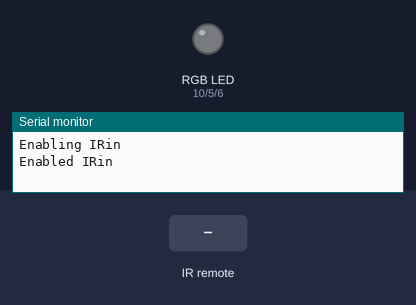
This sketch was run on a simulated Arduino Uno, built with avr-gcc and run on an emulated ATmega328P. Shown: an RGB LED mixed from three pins (HIGH = lit), the last lines printed to the serial monitor. Dashed ring = blinking. The inputs (shaded band) are chosen by the test bench.

Above: at 1.2 s.
1.3 s: infrared code 0xFFB24D received
At 1.49 s:
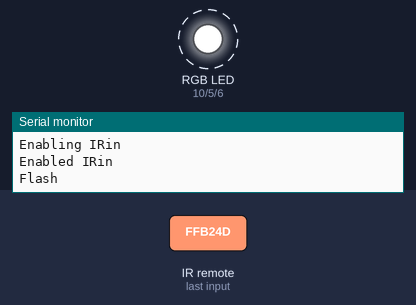
4.3 s: infrared code 0xFF00FF received
7.3 s: infrared code 0xFFF807 received
At 7.9 s:
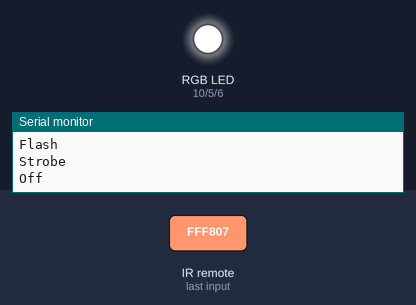
8.8 s: infrared code 0xFFB04F received
At 8.95 s:
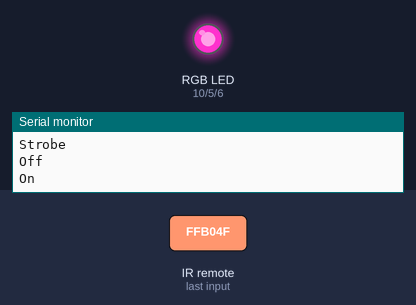
11.8 s: infrared code 0xFFB847 received
17.8 s: infrared code 0xFF58A7 received
At 21.2 s:
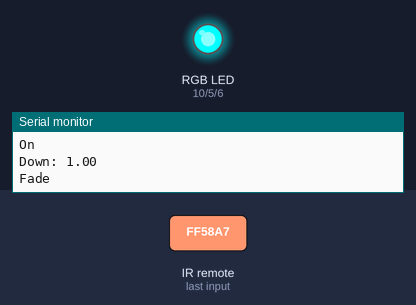
Timing chart, 0 to 21.8 s (numbered marks = the images above; inputs shaded):
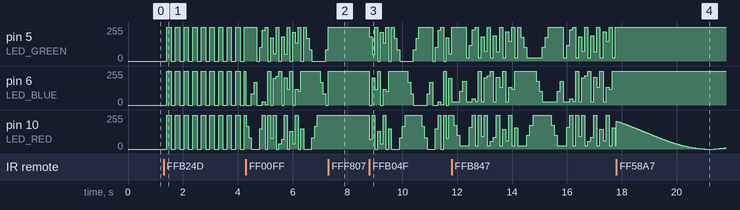

The sketch:

IRGB_v1.ino
```cpp
// (licence header left out)
#include <IRremote.h>

int RECV_PIN = 9;

#define LED_RED		10
#define LED_GREEN	5
#define LED_BLUE	6

#define B_ON			0xFFB04F
#define B_OFF			0xFFF807
#define B_UP			0xFF906F
#define B_DOWN			0xFFB847
#define B_FLASH			0xFFB24D
#define B_STROBE		0xFF00FF
#define B_FADE			0xFF58A7
#define B_SMOOTH		0xFF30CF

const uint32_t B_COLORS[]
{
	0xFF9867,  // B_RED
	0xFFE817,  // B_DARKORANGE
	0xFF02FD,  // B_ORANGE
	0xFF50AF,  // B_LIGHTORANGE
	0xFF38C7,  // B_YELLOW
	0xFFD827,  // B_GREEN
	0xFF48B7,  // B_GRASS
	0xFF32CD,  // B_TURQUOISE
	0xFF7887,  // B_BLUEGREEN
	0xFF28D7,  // B_GREEBBLUE
	0xFF8877,  // B_BLUE
	0xFF6897,  // B_SLATEBLUE
	0xFF20DF,  // B_VIOLET
	0xFF708F,  // B_PURPLE
	0xFFF00F,  // B_PINK
	0xFFA857   // B_WHITE
};

typedef struct
{
	uint8_t r;
	uint8_t g;
	uint8_t b;
} color_t;

#define NUM_COLORS 16
const color_t colors[] =
{
	color_t{255,   0,   0}, // RED
	color_t{255,  85,   0},
	color_t{255, 170,   0},
	color_t{170, 255,   0},
	color_t{ 85, 255,   0},
	color_t{  0, 255,   0}, // GREEN
	color_t{  0, 255,  85},
	color_t{  0, 255, 170},
	color_t{  0, 170, 255},
	color_t{  0,  85, 255},
	color_t{  0,   0, 255}, // BLUE
	color_t{ 85,   0, 255},
	color_t{170,   0, 255},
	color_t{255,   0, 170},
	color_t{255,   0,  85},
	color_t{255, 255, 255}  // WHITE
};

IRrecv irrecv(RECV_PIN);

decode_results results;

color_t currentColor = colors[NUM_COLORS-1];
float brightness = 1.0f;
uint8_t animation = 0;
bool on = false;

void setup()
{
	Serial.begin(9600);
	// In case the interrupt driver crashes on setup, give a clue
	// to the user what's going on.
	Serial.println("Enabling IRin");
	irrecv.enableIRIn(); // Start the receiver
	Serial.println("Enabled IRin");

	//Init LEDs
	pinMode(LED_RED,   OUTPUT);
	pinMode(LED_GREEN, OUTPUT);
	pinMode(LED_BLUE,  OUTPUT);
}

void loop() {
	if (irrecv.decode(&results))
	{
		received(&results);
		irrecv.resume(); // Receive the next value
	}
	//delay(100);

	if(!on)
		return;

	//Update current animation
	switch(animation)
	{
		case 0:
			staticColor(currentColor, brightness);
			break;

		case 1:
			flash();
			break;

		case 2:
			strobe();
			break;

		case 3:
			pulse();
			break;

		case 4:
			smooth();
			break;

		default:
			break;
	}
}

//Handle IRRemote-Message
void received(decode_results* results)
{
	//Check if Button is a color button
	for(int i=0; i<NUM_COLORS; i++)
	{
		if(results->value == B_COLORS[i])
		{
			animation = 0;
			brightness = 1.0f;
			staticColor(colors[i], brightness);
			return;
		}
	}

	//Check if Button is one of the function buttons
	switch(results->value)
	{
		#define B_ON			0xFFB04F
		#define B_OFF			0xFFF807
		#define B_UP			0xFF906F
		#define B_DOWN			0xFFB847
		#define B_FLASH			0xFFB24D
		#define B_STROBE		0xFF00FF
		#define B_FADE			0xFF58A7
		#define B_SMOOTH		0xFF30CF

		case B_ON:
			Serial.println("On");
			switchOn();
			break;

		case B_OFF:
			Serial.println("Off");
			switchOff();
			break;

		case B_UP:
			up();
			Serial.print("Up: ");
			Serial.println(brightness);
			break;

		case B_DOWN:
			Serial.print("Down: ");
			Serial.println(brightness);
			down();
			break;

		case B_FLASH:
			Serial.println("Flash");
			brightness = 1.0f;
			animation = 1;
			flash();
			break;

		case B_STROBE:
			Serial.println("Strobe");
			brightness = 1.0f;
			animation = 2;
			strobe();
			break;

		case B_FADE:
			Serial.println("Fade");
			brightness = 0.1f;
			animation = 3;
			pulse();
			break;

		case B_SMOOTH:
			Serial.println("Smooth");
			brightness = 0.1f;
			animation = 4;
			smooth();
			break;

		default:
			Serial.print("Unknown code: ");
			Serial.println(results->value, HEX);
			break;
	}
}

void switchOn()
{
	on = true;
}

void switchOff()
{
	on = false;
	digitalWrite(LED_RED,   HIGH);
	digitalWrite(LED_GREEN, HIGH);
	digitalWrite(LED_BLUE,  HIGH);
}

void up()
{
	brightness += 0.1;
	brightness = min(1.0f, brightness);
}

void down()
{
	brightness -= 0.1;
	brightness = max(0.1f, brightness);
}

void flash()
{
	const int minSpeed = 50;
	const int speedMult = (minSpeed/brightness);

	switchOn();
	float brightness = (sin((float) millis() / speedMult) > 0) ? 1.0f : 0.0f;
	staticColor(currentColor, brightness);
}

void strobe()
{
	const int minSpeed = 100;
	const int speedMult = (minSpeed/brightness);

	switchOn();
	staticColor(colors[((millis() / speedMult)) % (NUM_COLORS*2)], brightness);
}

void pulse()
{
	const int minSpeed = 150;
	const int speedMult = (minSpeed/brightness);

	switchOn();
	float brightness = (1+sin((float) millis() / speedMult))/2;
	staticColor(currentColor, brightness);
}

void smooth()
{
	const int minSpeed = 200;
	const int speedMult = (minSpeed/brightness);

	switchOn();
	const float phaseShift = (2*PI)/3;

	color_t color = {
		(1 + sin((float) millis()/speedMult))                * 128,
		(1 + sin((float) millis()/speedMult + phaseShift))   * 128,
		(1 + sin((float) millis()/speedMult + 2*phaseShift)) * 128
	};

	staticColor(color, 1.0f);
}

void staticColor(color_t color, float brightness)
{
	switchOn();
	currentColor = color;
	analogWrite(LED_RED,   255-(color.r*brightness));
	analogWrite(LED_GREEN, 255-(color.g*brightness));
	analogWrite(LED_BLUE,  255-(color.b*brightness));
}
```

InterRemote.cpp
```cpp
#include <Arduino.h>
#include "InterRemote.h"

//Big thanks to https://www.analysir.com/blog/2014/03/19/air-conditioners-problems-recording-long-infrared-remote-control-signals-arduino/

IRPacket irPacket = {0};
IRRemote irRemote = {0};

volatile unsigned int irBuffer[IR_BUFF_LEN]; //stores timings - volatile because changed by ISR
volatile unsigned int irBuffPos = 0; //Pointer thru irBuffer - volatile because changed by ISR

void handleInterupt()
{
	if (irBuffPos < IR_BUFF_LEN)
		irBuffer[irBuffPos++] = micros(); //just continually record the time-stamp of signal transitions
}

bool lenMatch(int actualTime, int correctTime, float tolerance)
{
	return abs((int) (actualTime - correctTime)) <= (correctTime * tolerance);
}

void irInit()
{
	pinMode(IR_PIN, INPUT);
	//Serial.begin(9600);

	attachInterrupt(digitalPinToInterrupt(IR_PIN), handleInterupt, CHANGE);
}

void irDecodeNEC()
{
	detachInterrupt(digitalPinToInterrupt(IR_PIN)); // External Interrupt Request 0 Disable

	irRemote.state = S_INVALID;
	irRemote.pos = 0;
	irPacket = {0};

	uint8_t transmissionBegin = 0;

	for (int i = 1; i < irBuffPos; i++)
	{
		switch (irRemote.state)
		{
		case S_AGC:
			if (lenMatch(irBuffer[i] - irBuffer[i - 1], NEC_SPACER, TOLERANCE))
			{
				transmissionBegin = i;
				irRemote.state = S_SPACER;
				break;
			}
			else if (lenMatch(irBuffer[i] - irBuffer[i - 1], NEC_REPEAT, TOLERANCE))
			{
				irRemote.state = S_REPEAT;
				break;
			}

		case S_SPACER:
			if (lenMatch(irBuffer[i] - irBuffer[i - 1], NEC_BURST, TOLERANCE))
			{
				irRemote.state = S_CODE;
				irRemote.pos = 0;
				irPacket = {0};
				break;
			}

		case S_CODE:
			if((i - transmissionBegin) % 2 == 0)
			{
				if (lenMatch(irBuffer[i] - irBuffer[i - 1], NEC_ONE, TOLERANCE))
				{
					if (irRemote.pos < 16)
						irPacket.address |= (1UL << irRemote.pos++);
					else if (irRemote.pos < 32)
						irPacket.command |= (1UL << (irRemote.pos++ - 16));
					else
						irRemote.state = S_DONE;

					break;
				}

				else if (lenMatch(irBuffer[i] - irBuffer[i - 1], NEC_ZERO, TOLERANCE))
				{
					if (irRemote.pos < 32)
						irRemote.pos++;
					else
						irRemote.state = S_DONE;

					break;
				}
			}
			else
			{
				if (lenMatch(irBuffer[i] - irBuffer[i - 1], NEC_BURST, TOLERANCE))
					break;
			}

		default:
			if(irRemote.pos < 32)
			{
				irRemote.state = S_INVALID;
				break;
			}

		case S_DONE:
			irRemote.state = S_DONE;
			goto done;

		case S_REPEAT:
			break;
		}

		//Search for begin of transmission
		if (abs((int) irBuffer[i] - irBuffer[i - 1] - NEC_AGC) <= (NEC_AGC * TOLERANCE))
			irRemote.state = S_AGC;

		//Serial.print(i);
		//Serial.print(": ");
		//Serial.print(abs((int) irBuffer[i] - irBuffer[i - 1]));
		//Serial.print(", State: ");
		//Serial.println(irRemote.state);
	}

done:
	//Serial.print("Done: ");
	//Serial.print(irPacket.address, HEX);
	//Serial.print(", ");
	//Serial.print(irPacket.command, HEX);
	//Serial.print("(");
	//Serial.print(irRemote.state);
	//Serial.println(")");

	irBuffPos = 0;
	attachInterrupt(digitalPinToInterrupt(IR_PIN), handleInterupt, CHANGE);	// External Interrupt Request 0 Enable
}

bool irAvailable()
{
	if (irBuffPos < 128)
		return false;

	irDecodeNEC();

	return true;
}
```

InterRemote.h
```cpp
#ifndef INTERREMOTE_H
#define INTERREMOTE_H

#define NEC_AGC 	9000			// 9000 ys
#define NEC_SPACER	4500			// 4500 ys
#define NEC_BURST	560				//  560 ys
#define NEC_ONE		2250-NEC_BURST	// 1690 ys
#define NEC_ZERO	1120-NEC_BURST	//  560 ys
#define NEC_REPEAT	2250			// 2250 ys
#define TOLERANCE	0.3				// 10%

//you may increase this value on Arduinos with greater than 2k SRAM
#define IR_BUFF_LEN 150
#define IR_PIN 2 //pin D2 or D3 on standard arduinos. (other pins may be available on More mordern modules like MEga2560, DUE, ESP8266, ESP32)

typedef enum {
	S_INVALID,	// 0
	S_AGC,		// 1
	S_SPACER,	// 2
	S_CODE,		// 3
	S_DONE,		// 4
	S_REPEAT	// 5
} IRState;

typedef struct {
	uint16_t address;
	uint16_t command;
} IRPacket;

typedef struct {
	IRState state;
	uint8_t pos;
} IRRemote;

extern IRPacket irPacket;

void irInit();
bool irAvailable();
void irDecodeNEC();

#endif // INTERREMOTE_H
```

Measured:
- after the input at 1.3 s, pin 5 (LED_GREEN), pin 6 (LED_BLUE), pin 10 (LED_RED): alternates 255/255 for 0.16 s and 0/255 for 0.16 s, starting after 0.12 s
- after the input at 7.3 s, pin 10 (LED_RED): stops changing and stays 255/255
- after the input at 8.8 s, pin 5 (LED_GREEN): 255/255 → 183/255 at once, → 50/255 0.10 s later, → 255/255 0.10 s later, → 0/255 0.10 s later, … (22 changes in this stretch); pin 6 (LED_BLUE): 255/255 → 0/255 at once, → 205/255 0.10 s later, → 120/255 0.10 s later, → 255/255 0.10 s later, … (19 changes in this stretch)
- after the input at 17.8 s, pin 5 (LED_GREEN), pin 6 (LED_BLUE): stops changing and stays 255/255
